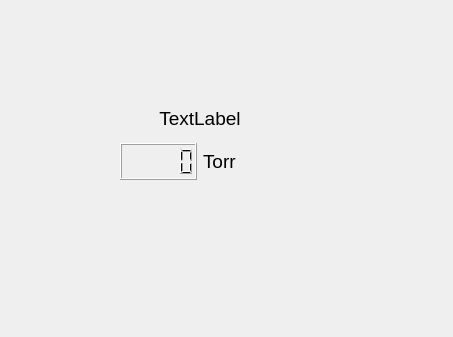
<?xml version="1.0" encoding="UTF-8"?>
<ui version="4.0">
 <class>Form</class>
 <widget class="QWidget" name="Form">
  <property name="geometry">
   <rect>
    <x>0</x>
    <y>0</y>
    <width>453</width>
    <height>337</height>
   </rect>
  </property>
  <property name="windowTitle">
   <string>Form</string>
  </property>
  <widget class="QWidget" name="verticalLayoutWidget">
   <property name="geometry">
    <rect>
     <x>120</x>
     <y>100</y>
     <width>160</width>
     <height>80</height>
    </rect>
   </property>
   <layout class="QVBoxLayout" name="verticalLayout">
    <item>
     <widget class="QLabel" name="GaugeName">
      <property name="font">
       <font>
        <pointsize>14</pointsize>
       </font>
      </property>
      <property name="text">
       <string>TextLabel</string>
      </property>
      <property name="alignment">
       <set>Qt::AlignCenter</set>
      </property>
     </widget>
    </item>
    <item>
     <layout class="QHBoxLayout" name="horizontalLayout">
      <item>
       <widget class="QLCDNumber" name="lcdNumber"/>
      </item>
      <item>
       <widget class="QLabel" name="pressureUnitsLabel">
        <property name="font">
         <font>
          <pointsize>14</pointsize>
         </font>
        </property>
        <property name="text">
         <string>Torr</string>
        </property>
       </widget>
      </item>
     </layout>
    </item>
   </layout>
  </widget>
 </widget>
 <resources/>
 <connections/>
</ui>
